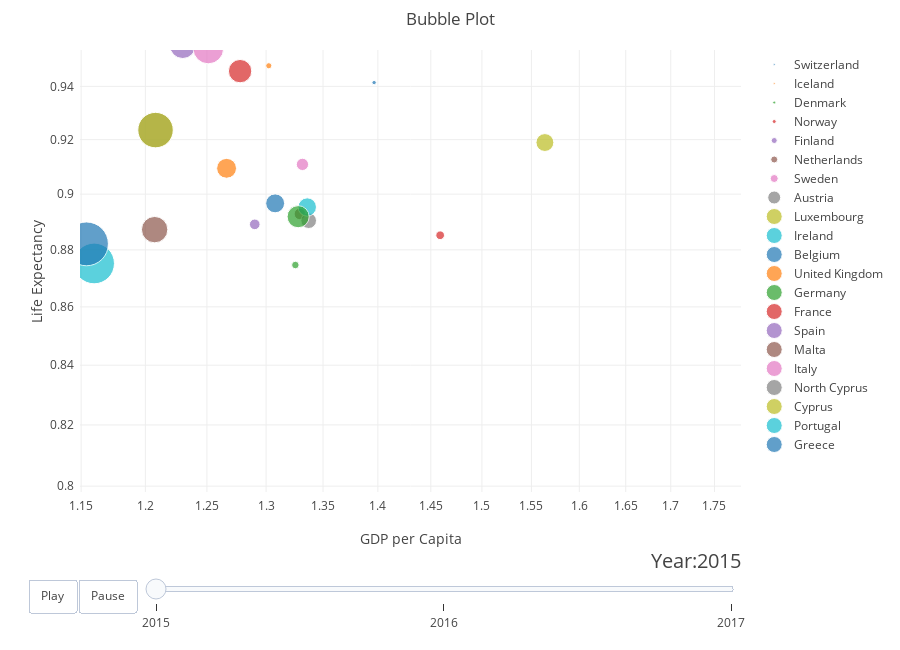

Notebook cell for this chart:
### Markdown cell above
The size of the bubble indicates the happiness rank - lower the rank, the higher the happiness score. I choose rank over score to separate the bubbles more. But keep in mind that smaller the bubble, the higher the score. 

Let's now look at correlations that were surprisingly weak (e.g health and economy).

### Code cell
from bubbly.bubbly import bubbleplot 
#np.seterr(divide = 'ignore') 

figure = bubbleplot(dataset=data_c[data_c['Region']=='Western Europe'], x_column='Economy (GDP per Capita)', y_column='Health (Life Expectancy)', 
    bubble_column='Country', time_column='Year', size_column='Happiness Rank', color_column='Country', 
    x_title="GDP per Capita", y_title="Life Expectancy", title='Bubble Plot',
    x_logscale=True, y_logscale=True, scale_bubble=0.3, height=650)

iplot(figure)

### Figure 1 — Plotly figure (JSON) as saved in the notebook; plotly's stock layout.template omitted (floating-point values rounded to 4 significant figures)
{"data": [{"marker": {"size": [1], "sizemode": "area", "sizeref": 0.1062}, "mode": "markers", "name": "Switzerland", "text": ["Switzerland"], "type": "scatter", "uid": "226d9f9e-f48f-476e-9480-0a847687ff2c", "x": [1.397], "y": [0.9414]}, {"marker": {"size": [2], "sizemode": "area", "sizeref": 0.1062}, "mode": "markers", "name": "Iceland", "text": ["Iceland"], "type": "scatter", "uid": "aa6745ab-5d88-4b38-9d9d-9cd7a52d8d31", "x": [1.302], "y": [0.9478]}, {"marker": {"size": [3], "sizemode": "area", "sizeref": 0.1062}, "mode": "markers", "name": "Denmark", "text": ["Denmark"], "type": "scatter", "uid": "fc81942c-7e00-44c4-95e8-74cb0aeac148", "x": [1.325], "y": [0.8746]}, {"marker": {"size": [4], "sizemode": "area", "sizeref": 0.1062}, "mode": "markers", "name": "Norway", "text": ["Norway"], "type": "scatter", "uid": "38afa279-87c3-4c6f-8f66-1e1fa52af87d", "x": [1.459], "y": [0.8852]}, {"marker": {"size": [6], "sizemode": "area", "sizeref": 0.1062}, "mode": "markers", "name": "Finland", "text": ["Finland"], "type": "scatter", "uid": "d3ac6d29-0541-45a7-add5-d5fc23b69f28", "x": [1.29], "y": [0.8891]}, {"marker": {"size": [7], "sizemode": "area", "sizeref": 0.1062}, "mode": "markers", "name": "Netherlands", "text": ["Netherlands"], "type": "scatter", "uid": "4ad459e4-ff33-45a0-83b5-c3d61ebb8331", "x": [1.329], "y": [0.8928]}, {"marker": {"size": [8], "sizemode": "area", "sizeref": 0.1062}, "mode": "markers", "name": "Sweden", "text": ["Sweden"], "type": "scatter", "uid": "b8ebcced-e39a-4b6b-bc3a-38e6fd4405e7", "x": [1.332], "y": [0.9109]}, {"marker": {"size": [13], "sizemode": "area", "sizeref": 0.1062}, "mode": "markers", "name": "Austria", "text": ["Austria"], "type": "scatter", "uid": "1461ee7f-da07-4f3b-8021-a7f4b7e22a89", "x": [1.337], "y": [0.8904]}, {"marker": {"size": [17], "sizemode": "area", "sizeref": 0.1062}, "mode": "markers", "name": "Luxembourg", "text": ["Luxembourg"], "type": "scatter", "uid": "58df5eb5-6d39-439f-a2fe-22295444904c", "x": [1.564], "y": [0.9189]}, {"marker": {"size": [18], "sizemode": "area", "sizeref": 0.1062}, "mode": "markers", "name": "Ireland", "text": ["Ireland"], "type": "scatter", "uid": "0ef78c3d-a113-4840-ac99-996d847c7778", "x": [1.336], "y": [0.8953]}, {"marker": {"size": [19], "sizemode": "area", "sizeref": 0.1062}, "mode": "markers", "name": "Belgium", "text": ["Belgium"], "type": "scatter", "uid": "e1c04569-6cea-4610-a4b3-dcdc4fc5212b", "x": [1.308], "y": [0.8967]}, {"marker": {"size": [21], "sizemode": "area", "sizeref": 0.1062}, "mode": "markers", "name": "United Kingdom", "text": ["United Kingdom"], "type": "scatter", "uid": "7011c882-73d1-48d3-8fa4-81ea1dc1a9ca", "x": [1.266], "y": [0.9094]}, {"marker": {"size": [26], "sizemode": "area", "sizeref": 0.1062}, "mode": "markers", "name": "Germany", "text": ["Germany"], "type": "scatter", "uid": "ed2008ec-695a-4085-8f15-a7cbae4060b5", "x": [1.328], "y": [0.8919]}, {"marker": {"size": [29], "sizemode": "area", "sizeref": 0.1062}, "mode": "markers", "name": "France", "text": ["France"], "type": "scatter", "uid": "848cae32-8186-4981-9184-23bb6f318c2f", "x": [1.278], "y": [0.9458]}, {"marker": {"size": [36], "sizemode": "area", "sizeref": 0.1062}, "mode": "markers", "name": "Spain", "text": ["Spain"], "type": "scatter", "uid": "84d7729b-d1e2-47b6-baab-bf0ce7538fe5", "x": [1.23], "y": [0.9556]}, {"marker": {"size": [37], "sizemode": "area", "sizeref": 0.1062}, "mode": "markers", "name": "Malta", "text": ["Malta"], "type": "scatter", "uid": "7c5bc820-412d-47c9-9b50-de82302dac75", "x": [1.207], "y": [0.8872]}, {"marker": {"size": [50], "sizemode": "area", "sizeref": 0.1062}, "mode": "markers", "name": "Italy", "text": ["Italy"], "type": "scatter", "uid": "9f40044b-ce81-4e77-a888-6ed7a7c5149e", "x": [1.251], "y": [0.9545]}, {"marker": {"size": [66], "sizemode": "area", "sizeref": 0.1062}, "mode": "markers", "name": "North Cyprus", "text": ["North Cyprus"], "type": "scatter", "uid": "2d8d51e8-fb03-4227-a9ef-8f796ab1fe5a", "x": [1.208], "y": [0.9236]}, {"marker": {"size": [67], "sizemode": "area", "sizeref": 0.1062}, "mode": "markers", "name": "Cyprus", "text": ["Cyprus"], "type": "scatter", "uid": "b8407efe-4245-4b8d-85ec-3c29640a779d", "x": [1.208], "y": [0.9236]}, {"marker": {"size": [88], "sizemode": "area", "sizeref": 0.1062}, "mode": "markers", "name": "Portugal", "text": ["Portugal"], "type": "scatter", "uid": "3f0bafcf-1881-40f0-9f19-fb461e0f1a48", "x": [1.16], "y": [0.8752]}, {"marker": {"size": [102], "sizemode": "area", "sizeref": 0.1062}, "mode": "markers", "name": "Greece", "text": ["Greece"], "type": "scatter", "uid": "1edeeee3-797b-458b-aa5c-bb3bd87ab294", "x": [1.154], "y": [0.8821]}], "layout": {"height": 650, "hovermode": "closest", "margin": {"b": 50, "pad": 5, "t": 50}, "showlegend": true, "sliders": [{"active": 0, "currentvalue": {"font": {"size": 20}, "prefix": "Year:", "visible": true, "xanchor": "right"}, "len": 0.9, "pad": {"b": 10, "t": 50}, "steps": [{"args": [[2015], {"frame": {"duration": 300, "redraw": false}, "mode": "immediate", "transition": {"duration": 300}}], "label": "2015", "method": "animate"}, {"args": [[2016], {"frame": {"duration": 300, "redraw": false}, "mode": "immediate", "transition": {"duration": 300}}], "label": "2016", "method": "animate"}, {"args": [[2017], {"frame": {"duration": 300, "redraw": false}, "mode": "immediate", "transition": {"duration": 300}}], "label": "2017", "method": "animate"}], "transition": {"duration": 300, "easing": "cubic-in-out"}, "x": 0.1, "xanchor": "left", "y": 0, "yanchor": "top"}], "title": {"text": "Bubble Plot"}, "updatemenus": [{"buttons": [{"args": [null, {"frame": {"duration": 500, "redraw": false}, "fromcurrent": true, "transition": {"duration": 300, "easing": "quadratic-in-out"}}], "label": "Play", "method": "animate"}, {"args": [[null], {"frame": {"duration": 0, "redraw": false}, "mode": "immediate", "transition": {"duration": 0}}], "label": "Pause", "method": "animate"}], "direction": "left", "pad": {"r": 10, "t": 87}, "showactive": false, "type": "buttons", "x": 0.1, "xanchor": "right", "y": 0, "yanchor": "top"}], "xaxis": {"autorange": false, "range": [0.06036, 0.2507], "title": {"text": "GDP per Capita"}, "type": "log"}, "yaxis": {"autorange": false, "range": [-0.09794, -0.0205], "title": {"text": "Life Expectancy"}, "type": "log"}}}
